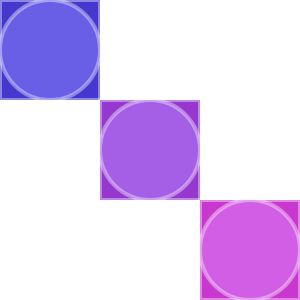
Frame 1 (no input)
Frame 60 (no input): identical to frame 1, image omitted
Frame 120 (the mouse pressed at the canvas centre since frame 60): identical to frame 1, image omitted

The p5.js sketch that drew this single still picture (run headless with seeded random() and noise() and a simulated clock; from frame 60 on, the mouse is pressed at the canvas centre):

// p5.js sketch
// ── sketch.js
function setup() {
    createCanvas(300,300)
}

function draw() {
    background(255);
    stroke(255,255,255,100);
    strokeWeight(4);
    fill(68,56,207);
    rectMode(CENTER);
    square(50,50,100);
    fill(150,56,207)
    square(150,150,100);
    fill(200,56,207)
    square(250,250,100);
    fill(105,94,230);
    circle(50,50,100);
    fill(165,94,230);
    circle(150,150,100);
    fill(210,94,230);
    circle(250,250,100);
}
